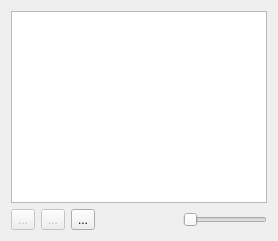
         <widget class="QWidget" name="tab_patterns">
          <attribute name="title">
           <string>Patterns</string>
          </attribute>
          <layout class="QVBoxLayout" name="verticalLayout">
           <item>
            <widget class="QListView" name="patternsList">
             <property name="selectionMode">
              <enum>QAbstractItemView::SingleSelection</enum>
             </property>
             <property name="spacing">
              <number>4</number>
             </property>
             <property name="viewMode">
              <enum>QListView::IconMode</enum>
             </property>
             <property name="uniformItemSizes">
              <bool>true</bool>
             </property>
            </widget>
           </item>
           <item>
            <layout class="QHBoxLayout" name="horizontalLayout_4">
             <item>
              <widget class="QToolButton" name="btn_add">
               <property name="enabled">
                <bool>false</bool>
               </property>
               <property name="toolTip">
                <string>Add pattern.</string>
               </property>
               <property name="text">
                <string>...</string>
               </property>
               <property name="icon">
                <iconset theme="list-add">
                 <normaloff>.</normaloff>.</iconset>
               </property>
              </widget>
             </item>
             <item>
              <widget class="QToolButton" name="btn_remove">
               <property name="enabled">
                <bool>false</bool>
               </property>
               <property name="toolTip">
                <string>Delete pattern.</string>
               </property>
               <property name="text">
                <string>...</string>
               </property>
               <property name="icon">
                <iconset theme="list-remove">
                 <normaloff>.</normaloff>.</iconset>
               </property>
              </widget>
             </item>
             <item>
              <widget class="QToolButton" name="btn_removeAll">
               <property name="toolTip">
                <string>Delete all patterns.</string>
               </property>
               <property name="text">
                <string>...</string>
               </property>
               <property name="icon">
                <iconset theme="edit-delete">
                 <normaloff>.</normaloff>.</iconset>
               </property>
              </widget>
             </item>
             <item>
              <spacer name="horizontalSpacer_4">
               <property name="orientation">
                <enum>Qt::Horizontal</enum>
               </property>
               <property name="sizeHint" stdset="0">
                <size>
                 <width>40</width>
                 <height>20</height>
                </size>
               </property>
              </spacer>
             </item>
             <item>
              <widget class="QSlider" name="scaleSlider">
               <property name="orientation">
                <enum>Qt::Horizontal</enum>
               </property>
              </widget>
             </item>
            </layout>
           </item>
          </layout>
         </widget>
